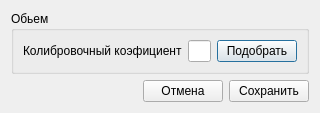
<?xml version="1.0" encoding="UTF-8"?>
<ui version="4.0">
 <class>TSCalibrateDialog</class>
 <widget class="QDialog" name="TSCalibrateDialog">
  <property name="geometry">
   <rect>
    <x>0</x>
    <y>0</y>
    <width>320</width>
    <height>105</height>
   </rect>
  </property>
  <property name="windowTitle">
   <string>Калибровка</string>
  </property>
  <property name="modal">
   <bool>false</bool>
  </property>
  <layout class="QVBoxLayout" name="verticalLayout">
   <item>
    <widget class="QGroupBox" name="groupBox">
     <property name="title">
      <string>Обьем</string>
     </property>
     <layout class="QHBoxLayout" name="horizontalLayout">
      <item>
       <widget class="QLabel" name="volumeLabel">
        <property name="text">
         <string>Колибровочный коэфициент</string>
        </property>
       </widget>
      </item>
      <item>
       <widget class="QLineEdit" name="volumeEdit">
        <property name="maximumSize">
         <size>
          <width>50</width>
          <height>16777215</height>
         </size>
        </property>
        <property name="readOnly">
         <bool>true</bool>
        </property>
       </widget>
      </item>
      <item>
       <widget class="QPushButton" name="calibrateVolume">
        <property name="text">
         <string>Подобрать</string>
        </property>
       </widget>
      </item>
     </layout>
    </widget>
   </item>
   <item>
    <layout class="QHBoxLayout" name="buttonsBlock">
     <item>
      <spacer name="horizontalSpacer">
       <property name="orientation">
        <enum>Qt::Horizontal</enum>
       </property>
       <property name="sizeHint" stdset="0">
        <size>
         <width>40</width>
         <height>20</height>
        </size>
       </property>
      </spacer>
     </item>
     <item>
      <widget class="QPushButton" name="rejectButton">
       <property name="text">
        <string>Отмена</string>
       </property>
      </widget>
     </item>
     <item>
      <widget class="QPushButton" name="acceptButton">
       <property name="text">
        <string>Сохранить</string>
       </property>
      </widget>
     </item>
    </layout>
   </item>
  </layout>
 </widget>
 <resources/>
 <connections>
  <connection>
   <sender>acceptButton</sender>
   <signal>clicked()</signal>
   <receiver>TSCalibrateDialog</receiver>
   <slot>accept()</slot>
   <hints>
    <hint type="sourcelabel">
     <x>272</x>
     <y>83</y>
    </hint>
    <hint type="destinationlabel">
     <x>159</x>
     <y>52</y>
    </hint>
   </hints>
  </connection>
  <connection>
   <sender>rejectButton</sender>
   <signal>clicked()</signal>
   <receiver>TSCalibrateDialog</receiver>
   <slot>reject()</slot>
   <hints>
    <hint type="sourcelabel">
     <x>191</x>
     <y>83</y>
    </hint>
    <hint type="destinationlabel">
     <x>159</x>
     <y>52</y>
    </hint>
   </hints>
  </connection>
 </connections>
</ui>
